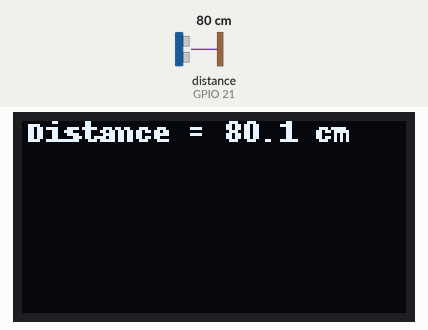
Recording of a program running on a simulated Raspberry Pi (BCM pin numbers). On the bench: 128×64 one-colour display. The test bench sets the inputs (shaded band); at power-on: distance to the obstacle (sensor on GPIO 21) 80 cm. The echo pulse lasts 58.3 µs per cm; the clock reads 2024-03-15 10:24:30 at power-on unless the program sets it.

Above: at 1.2 s.
1.3 s: distance to the obstacle (sensor on GPIO 21) set to 2 cm
At 3.5 s:
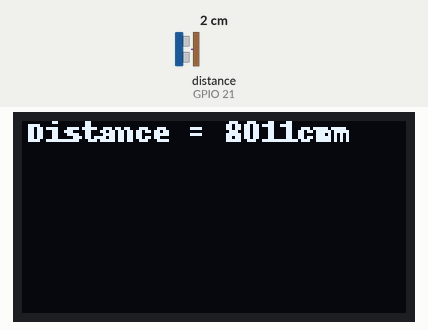
3.8 s: distance to the obstacle (sensor on GPIO 21) set to 4 cm
6.1 s: distance to the obstacle (sensor on GPIO 21) set to 9 cm
At 8.3 s:
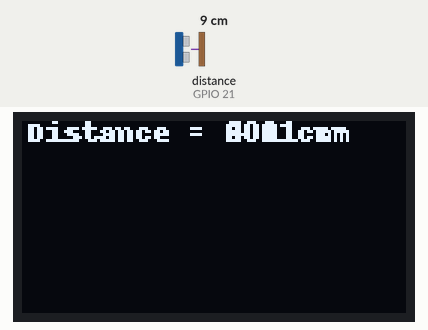
Timing chart, 0 to 9.8 s (numbered marks = the images above; inputs shaded):
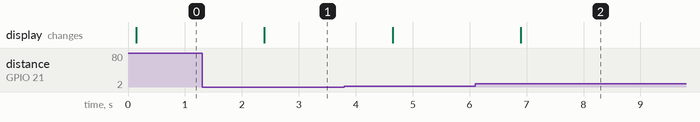

The program:

hs_sr04_OLED.py
```python
import RPi.GPIO as GPIO
import time
import Adafruit_SSD1306
from PIL import Image,ImageDraw,ImageFont


class HCSR04:
    def __init__(self, trigger, echo):
        # set GPIO Pins
        self.GPIO_TRIGGER = trigger # trigger pin
        self.GPIO_ECHO = echo

        # set GPIO direction (IN / OUT)
        GPIO.setup(self.GPIO_TRIGGER, GPIO.OUT)
        GPIO.setup(self.GPIO_ECHO, GPIO.IN)

    def distance(self):
        # set Trigger to HIGH
        GPIO.output(self.GPIO_TRIGGER, True)

        # set Trigger after 0.01ms to LOW
        time.sleep(0.00001)
        GPIO.output(self.GPIO_TRIGGER, False)

        # save StartTime
        while GPIO.input(self.GPIO_ECHO) == 0:
            StartTime = time.time()

        # save time of arrival
        while GPIO.input(self.GPIO_ECHO) == 1:
            StopTime = time.time()

        # time difference between start and arrival
        TimeElapsed = StopTime - StartTime

        # multiply with the sonic speed (34300 cm/s)
        # and divide by 2, because there and back
        distance = (TimeElapsed * 34300) / 2

        return distance


if __name__ == '__main__':

    GPIO.setmode(GPIO.BCM)
    sr04 = HCSR04(trigger=20, echo=21) # 초음파 센서 객체 생성

    TOP = -2
    PADDING = 2
    RST = None
    disp = Adafruit_SSD1306.SSD1306_128_64(rst=RST)
    disp.begin()

    WIDTH = disp.width
    HEIGHT = disp.height
    frame = Image.new('1',(WIDTH,HEIGHT))

    draw = ImageDraw.Draw(frame)
    font = ImageFont.load_default()
    disp.clear()

    try:
        while True:
            dist = sr04.distance()
            draw.text((PADDING,TOP),'Distance = %.1f cm'%dist,font=font,fill=255)
            disp.image(frame)
            disp.display()
            time.sleep(1)
    except KeyboardInterrupt:
        print('Measurement stopped by User')
        disp.clear()
        disp.display()
        del sr04
        GPIO.cleanup()
```

Measured:
- after the input at 1.3 s, the display: changes after 1.1 s (image 1)
- after the input at 6.1 s, the display: changes after 0.80 s (image 2)
